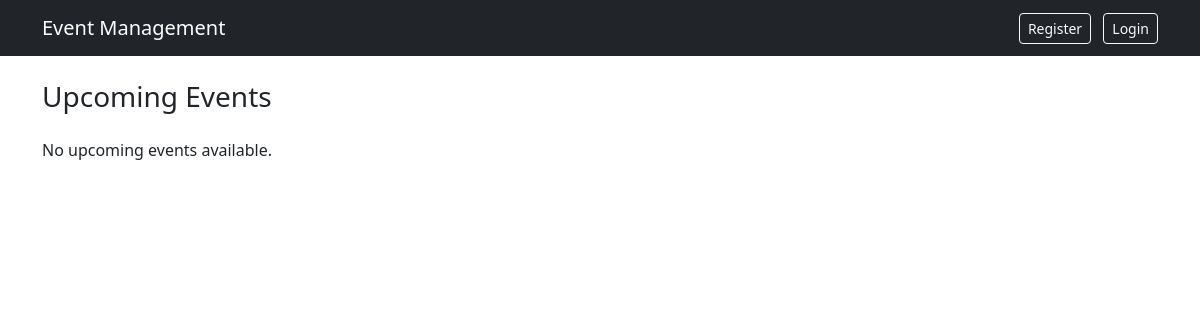
The app's page /, older data.
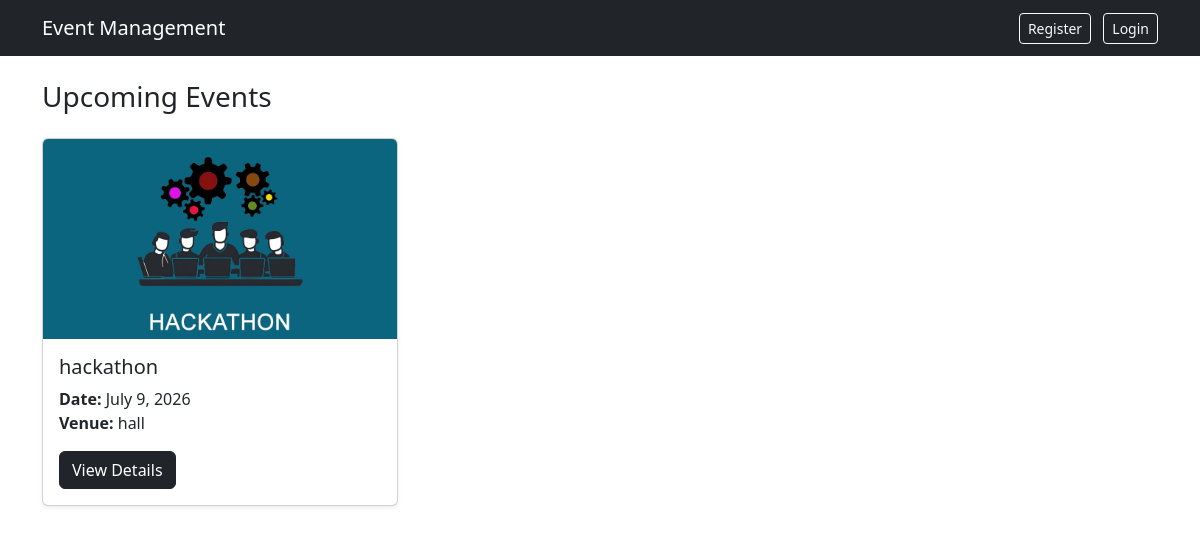
The same page, newer data.
### events/models.py (models this page shows, shortened)
class Event(models.Model):
    title=models.CharField(max_length=100)
    description=models.TextField(blank=True)
    date=models.DateField()
    time=models.TimeField()
    venue=models.CharField(max_length=100)
    registration_deadline=models.DateField()
    max_participants=models.IntegerField()
    banner=models.ImageField(upload_to="event_banners/",null=True,blank=True)
    created_at=models.DateTimeField(auto_now_add=True)

### events/views.py (the view)
# urls.py: path('',views.event_list,name="event_list"),
def event_list(request):
    events=Event.objects.filter(date__gte=date.today()).order_by('date')
    return render(request,'events/event_list.html',context={'events':events})

### events/templates/events/event_list.html
{% extends 'events/base.html' %}
{% block content %}
<h3 class="mb-4">Upcoming Events</h3>
{% if events %}
    <div class="row">
        {% for event in events %}
            <div class="col-md-4 mb-3">
                <div class="card shadow-sm h-100">
                    {% if event.banner %}
                    <img src="{{ event.banner.url }}" class="card-img-top" style="height:200px; object-fit:cover;">
                    {% endif %}
                    <div class="card-body">
                        <h5 class="card-title">{{ event.title }}</h5>
                        <p class="card-text">
                            <strong>Date:</strong> {{ event.date }} <br>
                            <strong>Venue:</strong> {{ event.venue }}
                        </p>
                        <a href="{% url 'event_detail' event.id %}" class="btn btn-dark">
                            View Details
                        </a>
                    </div>
                </div>
            </div>
        {% endfor %}
    </div>
{% else %}
    <p>No upcoming events available.</p>
{% endif %}
{% endblock %}

Row changes from the older to the newer data that the page shows:
added Event: banner (picture), title "hackathon", date "July 9, 2026", venue "hall"
Text that changed along with them:
text no longer shown: "No upcoming events available."
